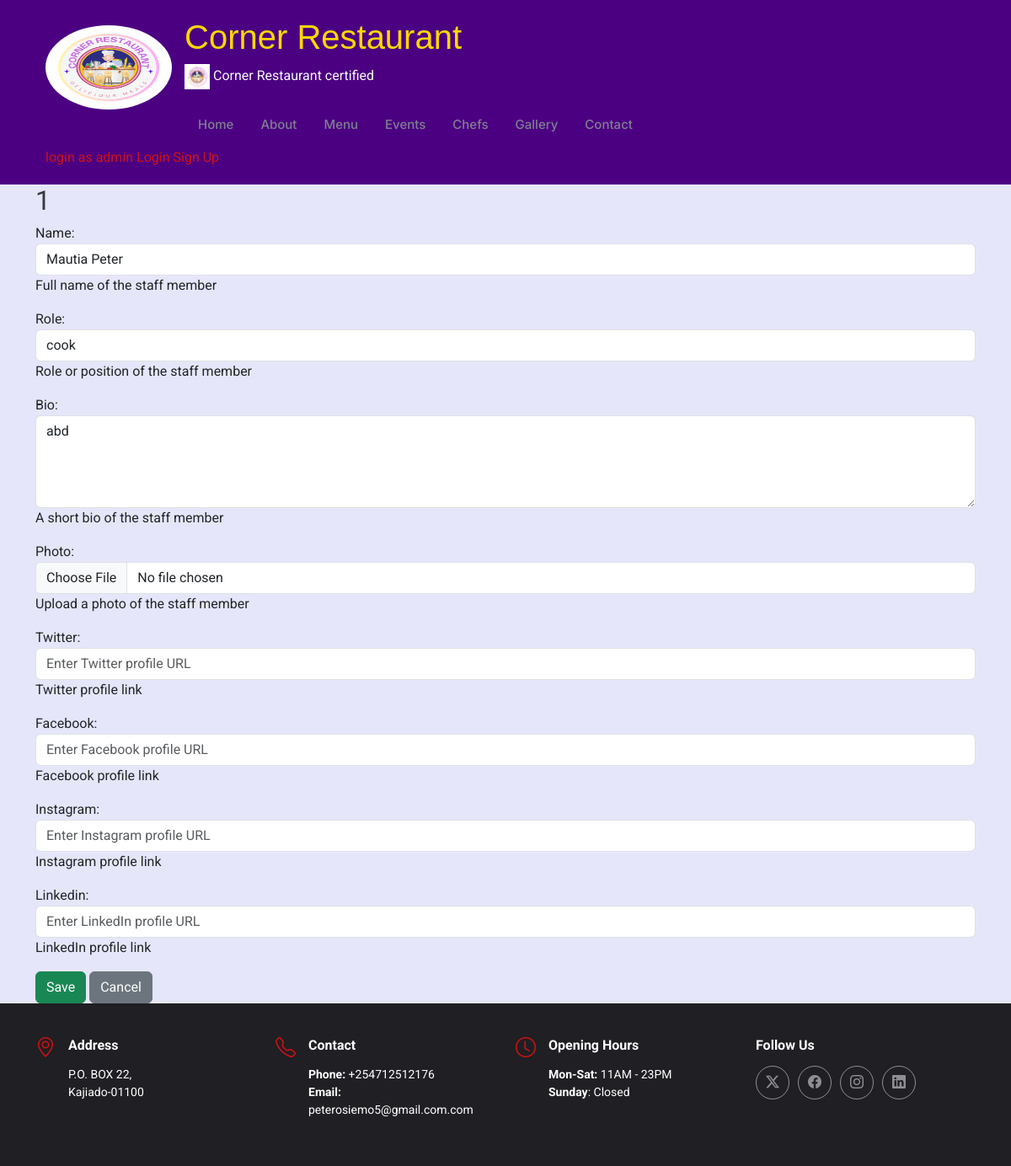
The app's page /staff/edit/1/ with its own data.
### staff/models.py (models this page shows, shortened)
class Staff(models.Model):
    name = models.CharField(max_length=100, help_text="Full name of the staff member")
    role = models.CharField(max_length=100, help_text="Role or position of the staff member")
    bio = models.TextField(help_text="A short bio of the staff member")
    photo = models.ImageField(upload_to='staff_photos/', help_text="Upload a photo of the staff member")
    twitter = models.URLField(blank=True, null=True, help_text="Twitter profile link")
    facebook = models.URLField(blank=True, null=True, help_text="Facebook profile link")
    instagram = models.URLField(blank=True, null=True, help_text="Instagram profile link")
    linkedin = models.URLField(blank=True, null=True, help_text="LinkedIn profile link")

### staff/views.py (the view)
# urls.py: path('staff/edit/<int:pk>/', views.edit_staff, name='edit_staff'),
def edit_staff(request, pk):
    staff = get_object_or_404(Staff, pk=pk)
    if request.method == 'POST':
        form = StaffForm(request.POST, request.FILES, instance=staff)
        if form.is_valid():
            form.save()
            messages.success(request, 'Staff member updated successfully.')
            return redirect('staff_list')
    else:
        form = StaffForm(instance=staff)
    return render(request, 'staff_form.html', {'form': form})

### staff/forms.py
class StaffForm(forms.ModelForm):
    class Meta:
        model = Staff
        fields = ['name', 'role', 'bio', 'photo', 'twitter', 'facebook', 'instagram', 'linkedin']
        widgets = {
            'name': forms.TextInput(attrs={'class': 'form-control', 'placeholder': 'Enter full name'}),
            'role': forms.TextInput(attrs={'class': 'form-control', 'placeholder': 'Enter role or position'}),
            'bio': forms.Textarea(attrs={'class': 'form-control', 'placeholder': 'Enter a short bio', 'rows': 4}),
            'photo': forms.FileInput(attrs={'class': 'form-control'}),
            'twitter': forms.URLInput(attrs={'class': 'form-control', 'placeholder': 'Enter Twitter profile URL'}),
            'facebook': forms.URLInput(attrs={'class': 'form-control', 'placeholder': 'Enter Facebook profile URL'}),
            'instagram': forms.URLInput(attrs={'class': 'form-control', 'placeholder': 'Enter Instagram profile URL'}),
            'linkedin': forms.URLInput(attrs={'class': 'form-control', 'placeholder': 'Enter LinkedIn profile URL'}),
        }

### staff/templates/staff_form.html (shortened to what this page needs)
{% extends "starter-page.html" %}
{% block body %}
<div class="container">
    <h2>{{ form.instance.pk|default:"Add Staff" }}</h2>
    <form method="post" enctype="multipart/form-data">
        {{ form.as_p }}
        <button type="submit" class="btn btn-success">Save</button>
        <a href="{% url 'staff_list' %}" class="btn btn-secondary">Cancel</a>
    </form>
</div>
{% endblock %}

### static/assets/css/main.css (style rules this page uses)
:root { --default-font: "Roboto", system-ui, -apple-system, "Segoe UI", Roboto, "Helvetica Neue", Arial, "Noto Sans", "Liberation Sans", sans-serif, "Apple Color Emoji", "Segoe UI Emoji", "Segoe UI Symbol", "Noto Color Emoji"; --heading-font: "Amatic SC", sans-serif; --nav-font: "Inter", sans-serif; }
:root { --background-color: #ffffff; --default-color: #212529; --heading-color: #37373f; --accent-color: #ce1212; --surface-color: #ffffff; --contrast-color: #ffffff; }
:root { --nav-color: #7f7f90; --nav-hover-color: #ce1212; --nav-mobile-background-color: #ffffff; --nav-dropdown-background-color: #ffffff; --nav-dropdown-color: #7f7f90; --nav-dropdown-hover-color: #ce1212; }
:root { scroll-behavior: smooth; }
body { color: var(--default-color); background-color: var(--background-color); font-family: var(--default-font); }
a { color: var(--accent-color); text-decoration: none; transition: 0.3s; }
h1, h2, h3, h4, h5, h6 { color: var(--heading-color); font-family: var(--heading-font); }

### templates/starter-page.html (style rules this page uses)
body { background-color: #4B0082; color: #000; }

### records on screen
Staff: instance.pk "1", name "Mautia Peter", role "cook", bio "abd"
